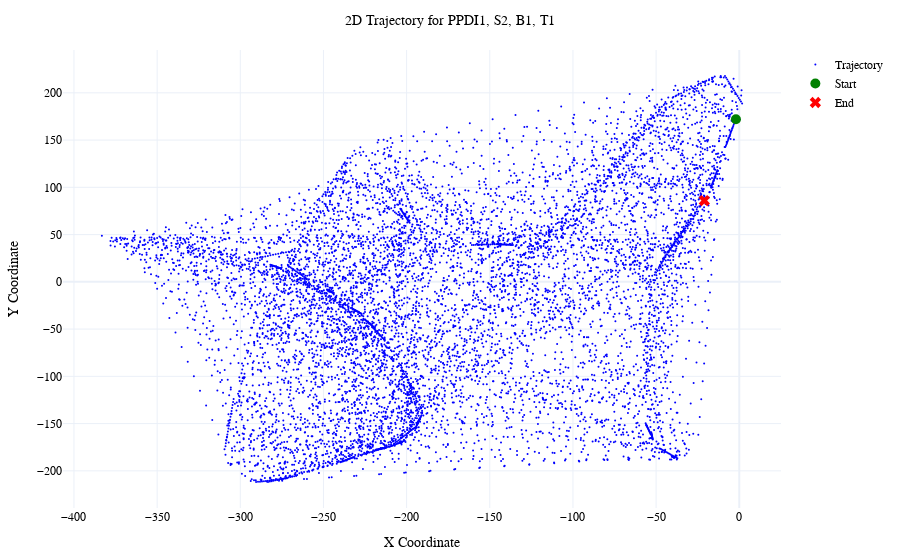

Notebook code cell kept with this figure:
### Code cell
plot_trial_coordinates(
    trial_df, x="x_interpolated", y="y_interpolated", time="time_original"
)

### Figure 1 — Plotly figure (JSON) as saved in the notebook; plotly's stock layout.template omitted (floating-point values rounded to 4 significant figures; data arrays with more than 128 entries replaced by an {"elided": "..."} marker saying what was removed)
{"data": [{"marker": {"color": "blue", "size": 2}, "mode": "markers", "name": "Trajectory", "type": "scatter", "x": {"elided": "9019 float values"}, "y": {"elided": "9019 float values"}}, {"marker": {"color": "green", "size": 10, "symbol": "circle"}, "mode": "markers", "name": "Start", "type": "scatter", "x": [-2.0], "y": [172.0]}, {"marker": {"color": "red", "size": 10, "symbol": "x"}, "mode": "markers", "name": "End", "type": "scatter", "x": [-21.0], "y": [86.0]}], "layout": {"font": {"color": "black", "family": "Times New Roman", "size": 12}, "margin": {"b": 50, "l": 50, "r": 50, "t": 50}, "showlegend": true, "title": {"font": {"size": 14}, "text": "2D Trajectory for PPDI1, S2, B1, T1", "x": 0.5}, "xaxis": {"title": {"text": "X Coordinate"}}, "yaxis": {"title": {"text": "Y Coordinate"}}}}
